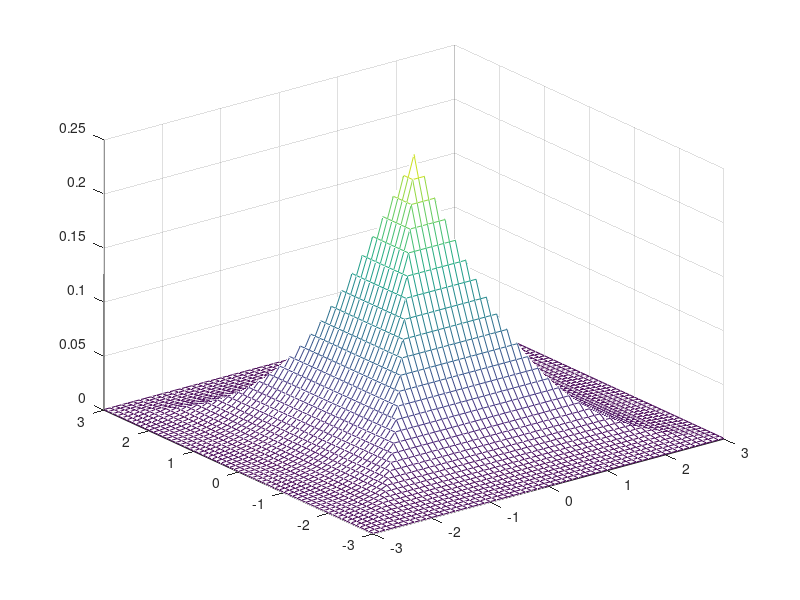

Source code (MATLAB): (Note: this script raises an error after producing the figure.)
% This program make a function call to generate Khintchine distribution
% random numbers. The locations of these random numbers are plotted
% along with the corresponding distribution function.

% --- Draw graph for p=2 for confirmation

[X,Y]=meshgrid(-3:0.1:3);
Z=0.5-0.5*normcdf(max(abs(X),abs(Y)),0,1); % p. 157 (8.14) 
mesh(X,Y,Z)
disp('Hit any key to continue')
pause
p=2;
X=multi_Khintchine(p,1000, "normal");
x1=X(:,1); x2=X(:,2);
z=0.5-0.5*normcdf(max(abs(x1),abs(x2)),0,1);
xlin = linspace(-3,3,33);
ylin = linspace(-3,3,33);
[XX,YY] = meshgrid(xlin,ylin);
Z = griddata(x1,x2,z,XX,YY,'cubic');
meshc(XX,YY,Z) %interpolated
axis tight; hold on
plot3(x1,x2,z,'.','MarkerSize',15) 
hold off


